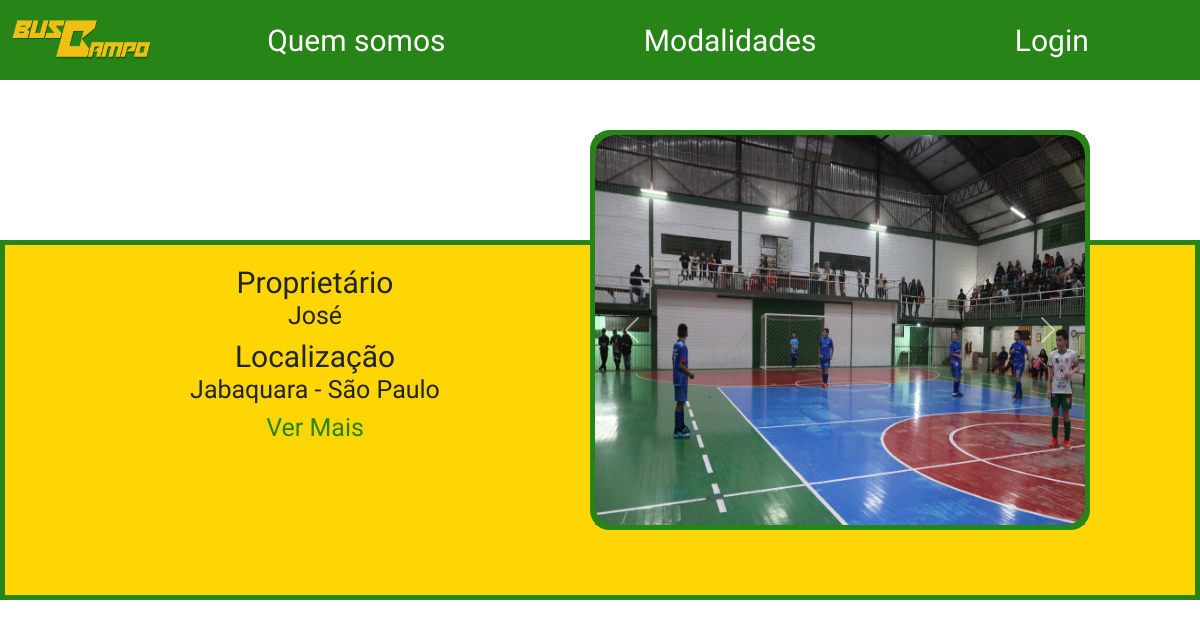
The page /contato.php?id_local=1 on the database its author committed.
### tables this page shows
CREATE TABLE `tb_local` (
  `id_local` int(11) NOT NULL,
  `nome_local` varchar(40) NOT NULL,
  `id_categoria` int(11) NOT NULL,
  `desc_local` varchar(70) NOT NULL,
  `telefone` varchar(15) NOT NULL,
  `cep` varchar(9) NOT NULL,
  `rua` varchar(50) NOT NULL,
  `numero` int(11) NOT NULL,
  `bairro` varchar(40) NOT NULL,
  `cidade` varchar(50) NOT NULL,
  `estado` varchar(2) NOT NULL,
  `id_cliente` int(11) NOT NULL,
  `img1` varchar(60) NOT NULL,
  `img2` varchar(60) NOT NULL,
  `img3` varchar(60) NOT NULL
);

CREATE TABLE `tb_locador` (
  `id_cliente` int(11) NOT NULL,
  `nome_cliente` varchar(32) NOT NULL,
  `email` varchar(50) NOT NULL,
  `doc` varchar(20) NOT NULL,
  `telefone` varchar(15) NOT NULL,
  `imagem` varchar(60) NOT NULL,
  `senha` varchar(40) NOT NULL
);

### contato.php (the view, shortened to what this page needs)
<?php
@include('menu.php');
require('connect.php');
extract($_GET);
$quadra = mysqli_query($con, "SELECT * FROM `tb_local` INNER JOIN `tb_categoria` ON `tb_local`.`id_categoria` = `tb_categoria`.`id_categoria` INNER JOIN `tb_locador` ON `tb_local`.`id_cliente` = `tb_locador`.`id_cliente` where `id_local` = '$id_local'");
$quadra = mysqli_fetch_array($quadra);
?>
<!DOCTYPE html>
<html lang="pt-br">
<head>
    <link rel="stylesheet" href="css/contato.css">
    <link rel="stylesheet" href="css/query-contato.css">
</head>
<body>
<div class="lista">
    <div class="box-lista">
    <h1>Proprietário</h1>
    <h3><?php echo $quadra['nome_cliente'] ?></h3>
    <h1>Localização</h1>
    <h3><?php echo "$quadra[bairro]  -  $quadra[cidade]"?></h3>
    <?php
    if($_SESSION['login'] == true){
      echo "<a href=# class=logado><img src=imgs/whatsapp.png></a>";
      echo "<a href=# class=logado><img src=imgs/gmail.png></a>";
    }else{
     echo "<h3 classh3-logado><a href=login.php?backup=$id_local>Ver Mais</a></h3>";
    }
    ?>
    </div>
</div>
    <div class="dir">
        <div class="conteudo">
        <div id="carouselExampleControlsNoTouching" class="carousel slide" data-bs-touch="false">
  <div class="carousel-inner">
    <div class="carousel-item active">
      <img src=<?php echo  "$quadra[img1]>"?>
    </div>
  </div>
  <button class="carousel-control-prev" type="button" data-bs-target="#carouselExampleControlsNoTouching" data-bs-slide="prev">
    <span class="carousel-control-prev-icon" aria-hidden="true"></span>
  </button>
  <button class="carousel-control-next" type="button" data-bs-target="#carouselExampleControlsNoTouching" data-bs-slide="next">
    <span class="carousel-control-next-icon" aria-hidden="true"></span>
  </button>
</div>
        </div>
        </div>
</body>
</html>

### css/contato.css (style rules this page uses)
* { border: 0; padding: 0; margin: 0; font-family: 'Teko', sans-serif; }
body { background-image: url(../imgs/ball.jpg); background-repeat: no-repeat; background-position: center; background-size: cover; }
.lista { background-color:#ffd504; border: #268516 solid 5px; width: 100%; position: fixed; top: 30%; height: 45vh; display: flex; flex-direction: column; justify-content: center ; }
.lista .box-lista { height: 100%; width: 600px; margin-left: 200px; text-align: center; padding-top: 20px; }
.box-lista h1 { padding: 10px; }
.box-lista a { color: #268516; text-decoration: none; }
.dir { position: relative; left: 45%; width: 50%; height: 100vh; display: flex; align-items: center; justify-content: center; }
.conteudo { background-color: #edf2f4; border-radius: 20px; width: 80%; height: 600px; position: relative; top: 3%; display: flex; flex-direction: column; border: solid 5px #268516; }
.carousel { height: 100%; background-color: #268516; }
.carousel-inner { background-color: #268516; height: 100%; border-radius: 20px; }
.carousel-inner img { height: 600px; width: 100%; border-radius: 20px; }

### css/query-contato.css (style rules this page uses)
@media (max-width: 1500px) { .lista .box-lista { margin-left: 60px; width: 500px; } }
@media (max-width: 1500px) { .conteudo { height: 500px; width: 800px; } }
@media (max-width: 1500px) { .box-lista h1 { padding: 5px; font-size: 30px; } }
@media (max-width: 1500px) { .box-lista h3 { font-size: 25px; } }
@media (min-width: 1101px) and (max-width: 1300px) { .dir { height: 400px; padding-top: 250px; } }
@media (min-width: 1101px) and (max-width: 1300px) { .conteudo { height: 400px; width: 500px; } }
@media (min-width: 1101px) and (max-width: 1300px) { .box-lista h1 { padding: 0; margin: 0; } }
@media (min-width: 1101px) and (max-width: 1300px) { .carousel-inner img { height: 430px; width: 100%; border-radius: 20px; } }

### rows shown on the page
tb_local: id_cliente.nome_cliente "José", bairro "Jabaquara", cidade "São Paulo", img1 (picture)
